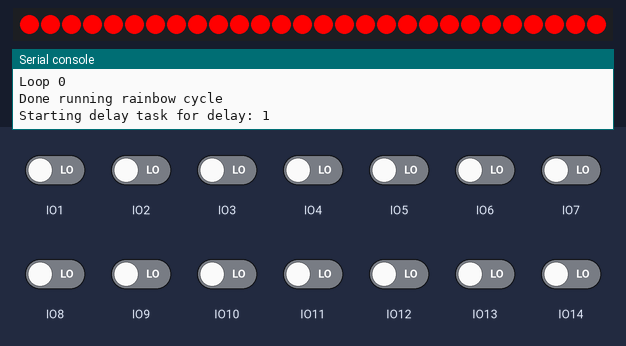
A program run on a simulated ESP32 board running CircuitPython. Parts: 28 RGB LEDs in strip order, left to right, the last lines printed to the serial console. The inputs (shaded band) are chosen by the test bench; at power-on: IO1–14 LOW. A reset restarts the program; touch pads read as touched when driven HIGH.

Above: at 0.1 s.
At 71.45 s:
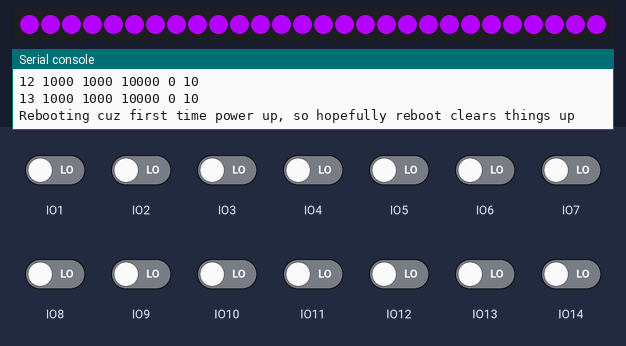
At 72.9 s:
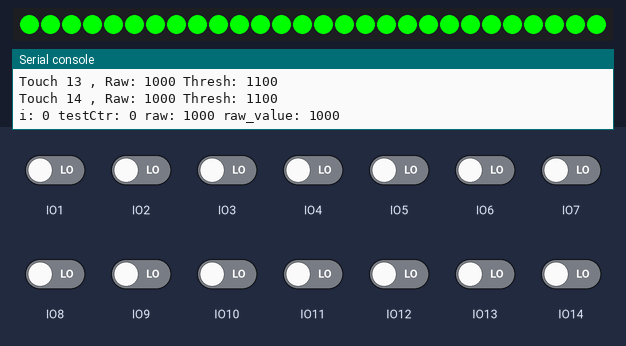

The program:

main.py
```python
import time
import touchio
import board
import asyncio
import microcontroller
import neopixel
import supervisor

class Main:
    def __init__(self):

        print("Initting main code")

        # How many touch sensors. They must be in contiguous order starting at Touch1, i.e. board.IO1
        self.numTouchSensors = 14

        # This is threshold for the touch sensors whereby if the raw_value
        # goes above the configured value on boot up, it triggers a touch
        # The default is 100
        self.threshold = 100

        # Base brightness of blue color that shows across whole strip while idel
        self.baseBlue = 5

        # We will create the task later in the process
        self.touch_watcher_task = None # asyncio.create_task(self.asyncTouchWatcherTask())

        # Setup LEDs
        pixel_pin = board.IO21
        self.num_pixels = 28

        self.pixels = neopixel.NeoPixel(pixel_pin, self.num_pixels, brightness=1.0, auto_write=False, pixel_order=neopixel.GRB)

        self.RED = (255, 0, 0)
        self.YELLOW = (255, 150, 0)
        self.GREEN = (0, 255, 0)
        self.CYAN = (0, 255, 255)
        self.BLUE = (0, 0, 255)
        self.PURPLE = (180, 0, 255)
        self.BLACK = (0, 0, 0)


        # Run a color cycle startup sequence
        # self.color_cycle_task = asyncio.create_task(self.asyncRainbowCycleTask())

        # Create an async timer that reboots the ESP32-S2 every 8 hours
        # self.reboot_timer_task = asyncio.create_task(self.rebootTimer(20))  # 1 minute for testing
        self.reboot_timer_task = asyncio.create_task(self.rebootTimer(60*60*8)) # 8 hours

    def runStartupColors(self):

        pass

    def wheel(self, pos):

        # Input a value 0 to 255 to get a color value.
        # The colours are a transition r - g - b - back to r.

        # print("pos:", pos)

        if pos < 0 or pos > 255:
            r = g = b = 0
        elif pos < 85:
            r = int(pos * 3)
            g = int(255 - pos * 3)
            b = 0
        elif pos < 170:
            pos -= 85
            r = int(255 - pos * 3)
            g = 0
            b = int(pos * 3)
        else:
            pos -= 170
            r = 0
            g = int(pos * 3)
            b = int(255 - pos * 3)
        return (r, g, b) #if self.ORDER in (neopixel.RGB, neopixel.GRB) else (r, g, b, 0)


    async def asyncRainbowCycleTask(self):

        print("Starting rainbow cycle")

        # Do an async version of color cycling

        # Run 10 times
        for numLoops in range(1):

            print("Loop", numLoops)

            for j in range(0, 255, 10):
                # print("In rainbow cycle. j:", j)
                self.pixels.brightness = 1.0
                for i in range(self.num_pixels):
                    pixel_index = (i * 256 // self.num_pixels) + j
                    self.pixels[i] = self.wheel(pixel_index & 255)
                self.pixels.show()

                # sleep 0.01 second per loop
                await asyncio.sleep(0.00000)

        print("Done running rainbow cycle")

    def dumpAllThresholdVals(self):

        for i in range(self.numTouchSensors):
            print("Touch", i+1, ", Raw:", self.touch[i].raw_value, "Thresh:", self.touch[i].threshold)

    def setupTouchButtons(self):

        print("Setting up touch buttons...")

        # Setup touch buttons
        self.touch = []
        for i in range(14):
            # self.touch.append(1)
            pinStr = "board.IO" + str(i+1)
            print("Creating touch pin:", pinStr)
            self.touch.append(
                touchio.TouchIn(eval(pinStr))
            )

            # Set threshold lower than the default 100 for each one
            # So remove the 100 that Adafruit added, then add our own
            self.touch[i].threshold = self.touch[i].threshold - 100 + self.threshold

    async def runThresholdTest(self):

        # We are going to run a test where we keep track of the max, min, avg, numSamples of each
        # of the 14 touch sensors

        d = []

        for i in range(self.numTouchSensors):

            # create data entry
            d.append({
                "min": None,
                "max": None,
                "runTot": None,
                "numSamples": 0
            })

            # print prev test
            if i > 0:
                print("d[" + str(i-1) + "]", d[i-1])

            for testCtr in range(10):
                # run 10 tests
                raw = self.touch[i].raw_value

                # see if first time thru
                print("i:", i, "testCtr:", testCtr, "raw:", raw, "raw_value:", self.touch[i].raw_value)
                if d[i]["min"] == None:
                    # it is first time thru, so just set raw to all min, max, and avg
                    d[i]["min"] = d[i]["max"] = d[i]["runTot"] = raw

                else:

                    if raw < d[i]["min"]:
                        d[i]["min"] = raw

                    if raw > d[i]["max"]:
                        d[i]["max"] = raw

                    # set avg
                    d[i]["runTot"] += raw

                d[i]["numSamples"] += 1

                await asyncio.sleep(0.5)
                # time.sleep(0.5)

        # Now dump test
        print("Indx", "Min", "Max", "RunTot", "Avg", "NumSamp")
        for i in range(self.numTouchSensors):
            print(i, d[i]["min"], d[i]["max"], d[i]["runTot"], 0,  d[i]["numSamples"])

    def showGreenLeds(self):

        self.pixels.fill(self.GREEN)
        self.pixels.show()

    def showRedLeds(self):

        self.pixels.fill(self.RED)
        self.pixels.show()

    def showPurpleLeds(self):

        self.pixels.fill(self.PURPLE)
        self.pixels.show()

    def show2YellowLeds(self):

        self.pixels[0] = self.YELLOW
        self.pixels[27] = self.YELLOW
        self.pixels.show()

    async def asyncTouchWatcherTask(self):
        print("Starting infinite async touch watcher loop")

        self.pixels.fill((0,0,self.baseBlue))
        self.pixels.show()

        # The amount of color in each of the rgb to decrement each time thru loop if touch is not present
        # This means if there was a prior touch you'll get a slow fade from the original full brightness on
        # those particular pixels
        decrementPerStep = 3

        # Define our dirty var so it's not instantiated each time thru loop
        # this is for extra loop speed
        isDirty = False

        # keep track of a loop counter just so we can see how fast we're looping
        # i.e. are we achieving our expected rate
        loopCtr = 0

        dirtyCtr = 0
        triggerCtr = 0

        while True:

            loopCtr += 1

            # print("In touch watcher async loop, checking on touch state...")

            # Fade to black incrementally each time thru loop
            # self.pixels.brightness = self.pixels.brightness - 0.0000001

            isDirty = False

            for i in range(self.numTouchSensors):

                if self.touch[i].value:

                    isDirty = True
                    triggerCtr += 1

                    # print("touch1")
                    # self.pixels.brightness = 1.0
                    self.pixels[i*2] = (0,0,255)
                    self.pixels[(i*2) + 1] = (0,0,255)
                    # self.pixels.fill(self.BLUE)
                    # self.pixels.show()

                else:

                    # see if we need a change
                    curBlue = self.pixels[i*2][2]
                    if curBlue > self.baseBlue:

                        # print("nc")
                        isDirty = True
                        dirtyCtr += 1

                        # just change blue since that's all we're doing
                        newBlue = curBlue - decrementPerStep
                        if newBlue < self.baseBlue:
                            newBlue = self.baseBlue
                        self.pixels[i*2] = (0, 0, newBlue)
                        self.pixels[(i*2) + 1] = (0, 0, newBlue)

            if isDirty:
                self.pixels.show()
            else:
                # do nothing if nothing is dirty, that way we loop faster
                # so we can pick up touches faster
                pass

            if loopCtr >= 1000:
                loopCtr = 0
                print("Hit 1000 loops (1 secs) on touch watcher. dirtyCtr:", dirtyCtr, "triggerCtr:", triggerCtr)
                dirtyCtr = 0
                triggerCtr = 0

            # sleep 1000/th of a second
            # await asyncio.sleep(0.000001)
            await asyncio.sleep(0.0001)

    async def rebootTimer(self, duration):
        print("Starting reboot timer. Duration (secs):", duration)

        await asyncio.sleep(duration) # don't forget the await

        print("Rebooting manually")

        # Show some yellow led's to indicate reboot timer in case something goes weird
        self.show2YellowLeds()

        # Rebooting
        microcontroller.reset()

        print("Ended reboot timer")

    async def asyncDelayTask(self, delay):

        print("Starting delay task for delay:", delay)

        # sleep 0.01 second per loop
        await asyncio.sleep(delay)

        print("Done running delay task")

async def main():


    # if we made it here we did not get rebooted
    m = Main()

    # f = await asyncio.wait_for(
    #     m.color_cycle_task
    # )

    # Run this first to show boot up
    asyncio.run(m.asyncRainbowCycleTask())

    # We seem to be getting weirdness on the touch threshold
    # So, let's do a delay at boot to let things settle down, then
    # continue on with turning on touch buttons
    m.showRedLeds()
    asyncio.run(m.asyncDelayTask(1))

    # Show green that we're go
    m.showGreenLeds()

    # Setup touch buttons
    # We do this after the rainbow cycle so things settle down on the ESP32 so our threshold read
    # that occurs during setup is the most accurate to the standing capacitance levels
    m.setupTouchButtons()

    # Dump all the threshold vals for debug
    m.dumpAllThresholdVals()
    asyncio.run(m.runThresholdTest())

    # Now create the touch task
    m.touch_watcher_task = asyncio.create_task(m.asyncTouchWatcherTask())

    # if this is our first power_on then do a reboot from software
    # for some reason we are getting hung up on first power on when just using
    # 24v to 5v DC DC converter, so this is a workaround to reboot from software
    # which seems to fix the problem
    if microcontroller.cpu.reset_reason == microcontroller.ResetReason.POWER_ON:

        print("Rebooting cuz first time power up, so hopefully reboot clears things up")
        m.showPurpleLeds()
        # Rebooting
        microcontroller.reset()

    # Then run the infinite loops
    await asyncio.gather(
        # m.color_cycle_task
        m.touch_watcher_task,
        m.reboot_timer_task
    )  # Don't forget the await!

    print("done with main")

asyncio.run(main())
```
